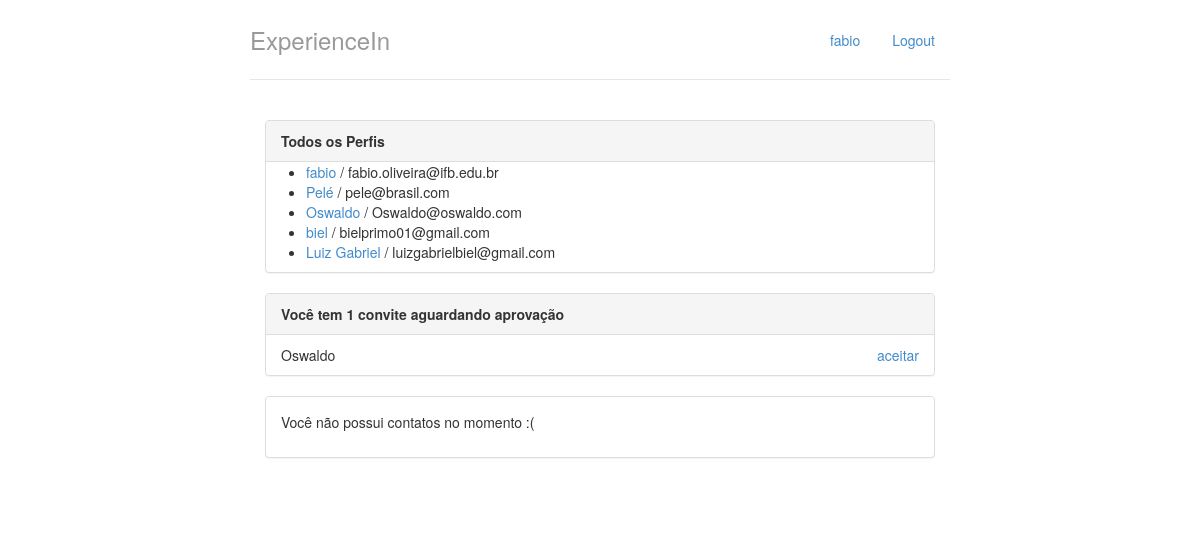
The app's page / (signed in) with its own data.
### perfis/models.py (models this page shows, shortened)
class Perfil(models.Model):
	nome = models.CharField(max_length=255, null=False)
	telefone = models.CharField(max_length=15, null=False)
	nome_empresa = models.CharField(max_length=255, null=False)
	contatos = models.ManyToManyField('self')
	usuario = models.OneToOneField(User, on_delete=models.CASCADE, related_name='perfil')
	@property
	def email(self):
		return self.usuario.email

class Convite(models.Model):
	solicitante = models.ForeignKey(Perfil, on_delete=models.CASCADE, related_name='convites_feitos')
	convidado = models.ForeignKey(Perfil, on_delete=models.CASCADE, related_name='convites_recebidos')

### perfis/views.py (the view)
# urls.py: path('', views.index, name='index'),
@login_required
def index(request):
    print(request.user.username)
    print(request.user.email)
    print(request.user.user_permissions)
    return render(request,'index.html',{'perfis': Perfil.objects.all(), 'perfil_logado' : get_perfil_logado(request) })

### perfis/views.py (called while the page is built)
@login_required
def get_perfil_logado(request):
	return request.user.perfil

### perfis/templates/index.html
{% extends "base.html" %}
{% block body %}
<div class="col-lg-12">
	<div class="panel panel-default">
		<div class="panel-heading">
			<strong>Todos os Perfis</strong>
		</div>
		{% if perfis %}
		<ul>
			{% for perfil in perfis %}
			<li>
				<a href="{% url 'exibir' perfil.id %}">{{perfil.nome}}</a> / {{perfil.email}}
			</li>
			{% endfor %}
		</ul>
		{% else %}
		<p>Nenhum perfil encontrado</p>
		{% endif %}
	</div>
	<div class="panel panel-default">
		{% with total_de_convites=perfil_logado.convites_recebidos.count %}
			{% if total_de_convites %}
				<div class="panel-heading">
					<strong>Você tem {{ total_de_convites }} convite{{ total_de_convites|pluralize}} aguardando aprovação</strong>
				</div>
				<ul class="list-group">
					{% for convite in perfil_logado.convites_recebidos.all %}
						<li class="list-group-item">
							{{ convite.solicitante.nome }}
							<a href="{% url 'aceitar' convite.id %}" class="pull-right">aceitar</a>
						</li>
					{% endfor %}
				</ul>
			{% else %}
				<div class="panel-body">
					<p>Nenhum convite recebido :(</p>
				</div>
			{% endif %}
		{% endwith %}
	</div>
	<div class="panel panel-default">
		{% with total_de_contatos=perfil_logado.contatos.count %}
			{% if total_de_contatos %}
				<div class="panel-heading">
					<strong>Você tem {{ total_de_contatos }} contato{{ total_de_contatos|pluralize}}</strong>
				</div>
				<ul class="list-group">
					{% for contato in perfil_logado.contatos.all %}
						<li class="list-group-item">
							<a href="{% url 'exibir' contato.id %}">{{contato.nome}}</a>
						</li>
					{% endfor %}
				</ul>
			{% else %}
				<div class="panel-body">
					<p>Você não possui contatos no momento :(</p>
				</div>
			{% endif %}
		{% endwith %}
	</div>
</div>
{% endblock %}

### perfis/templates/base.html (shortened to what this page needs)
{% load staticfiles %}
<!DOCTYPE html>
<html lang="pt-br">
<head>
	<link rel="stylesheet" href="{% static "styles/bootstrap.css" %}">
	<link rel="stylesheet" href="{% static "styles/main.css" %}">
</head>
<body>
	<div class="container">
		<div class="header">
			<ul class="nav nav-pills pull-right">
				<li><a href="{% url 'index' %}">{{ perfil_logado.nome }}</a></li>
				<li><a href="{% url 'logout' %}">Logout</a></li>
			</ul>
			<h3 class="text-muted">ExperienceIn</h3>
		</div>
		<div class="row content">
			{% block body %}
			{% endblock %}
		</div>
	</div>
</body>
</html>

### perfis/static/styles/main.css (style rules this page uses)
body { padding-top: 20px; padding-bottom: 20px; }
.header, .content, .footer { padding-left: 15px; padding-right: 15px; }
.header { border-bottom: 1px solid #e5e5e5; }
.header h3 { margin-top: 0; margin-bottom: 0; line-height: 40px; padding-bottom: 19px; }
@media (min-width: 768px) { .container { max-width: 730px; } }
.content { margin: 40px 0; }
@media screen and (min-width: 768px) { .header, .content, .footer { padding-left: 0; padding-right: 0; } }
@media screen and (min-width: 768px) { .header { margin-bottom: 30px; } }

### records on screen
Perfil: nome "fabio", email "fabio.oliveira@ifb.edu.br"
Perfil: nome "Pelé", email "pele@brasil.com"
Perfil: nome "Oswaldo", email "Oswaldo@oswaldo.com"
Perfil: nome "biel", email "bielprimo01@gmail.com"
Perfil: nome "Luiz Gabriel", email "luizgabrielbiel@gmail.com"
Convite: solicitante.nome "Oswaldo"

### other values on screen
{{ total_de_convites }} "1"
